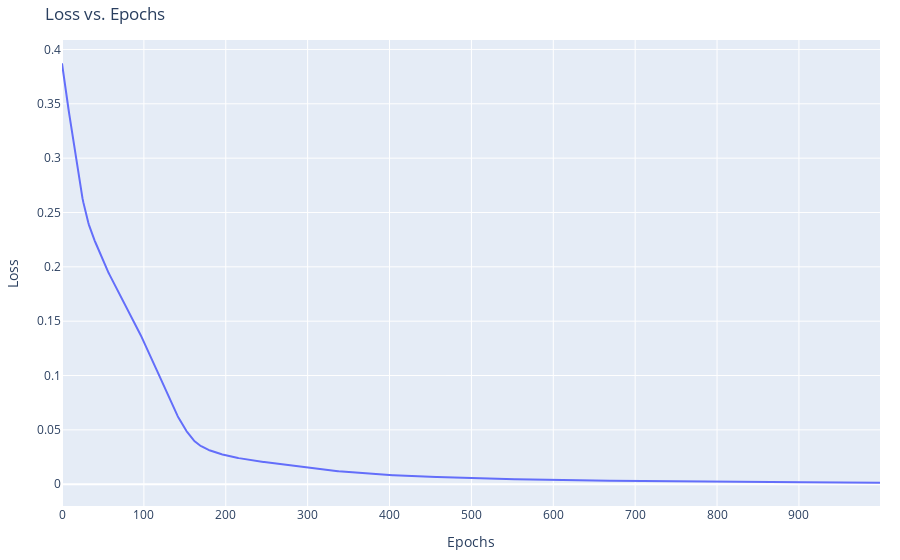

Notebook source saved alongside this figure:
### Code cell
epochs = list(range(len(pinn)))
fig = go.Figure()
fig.add_trace(go.Scatter(x=epochs, y=no_pinn, mode='lines', name='Not Physics Informed Neural Network'))
fig.update_layout(
    title='Loss vs. Epochs',
    xaxis=dict(title='Epochs'),
    yaxis=dict(title='Loss'),
    legend=dict(x=0.7, y=1.0),
    margin=dict(l=20, r=20, t=40, b=20),
    hovermode='x unified' 
)
fig.show()

### Figure 1 — Plotly figure (JSON) as saved in the notebook; plotly's stock layout.template omitted (floating-point values rounded to 4 significant figures; data arrays with more than 128 entries replaced by an {"elided": "..."} marker saying what was removed)
{"data": [{"mode": "lines", "name": "Not Physics Informed Neural Network", "type": "scatter", "x": {"elided": "1000 int values"}, "y": {"elided": "1000 float values"}}], "layout": {"hovermode": "x unified", "legend": {"x": 0.7, "y": 1}, "margin": {"b": 20, "l": 20, "r": 20, "t": 40}, "title": {"text": "Loss vs. Epochs"}, "xaxis": {"title": {"text": "Epochs"}}, "yaxis": {"title": {"text": "Loss"}}}}
